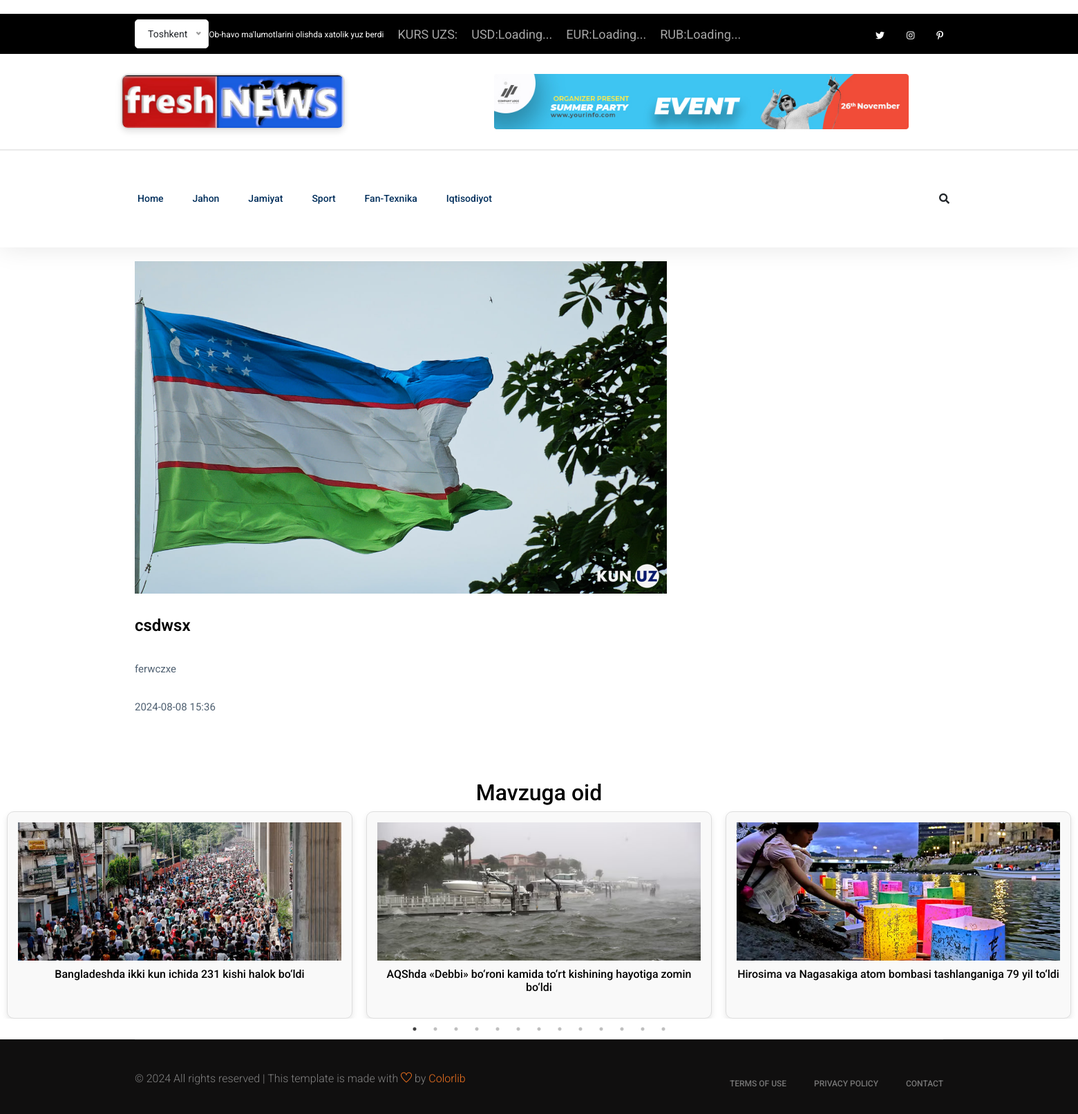
Screenshot of /detail/22 with the database file from the repository.
### app/models.py (models this page shows, shortened)
class Post(models.Model):
    title = models.CharField(max_length=200)
    content = models.TextField()
    created_at = models.DateTimeField(auto_now_add=True)
    category = models.ForeignKey(Category, on_delete=models.CASCADE)
    image = models.ImageField(upload_to='images/', blank=True, null=True)

### app/views.py (the view)
# urls.py: path('detail/<int:pk>',DetailView.as_view() , name='detail'),
class DetailView(View):
    def get(self, request, pk):
        post = get_object_or_404(Post, pk=pk)
        related_posts = Post.objects.filter(category=post.category_id).exclude(pk=pk)
        return render(request, 'details.html', {'post': post, 'related_posts': related_posts})

### templates/details.html (shortened to what this page needs)
{% extends "base.html" %}
{% block content %}
<link rel="stylesheet" type="text/css" href="https://cdn.jsdelivr.net/npm/slick-carousel@1.8.1/slick/slick.css"/>
<link rel="stylesheet" type="text/css" href="https://cdn.jsdelivr.net/npm/slick-carousel@1.8.1/slick/slick-theme.css"/>
 <main>
      <div class="about-area">
    <div class="container">
        <div class="row">
            <div class="col-lg-8">
                <div class="about-right mb-90">
                    <div class="about-img">
                        <img src="{{ post.image.url }}" alt="">
                    </div>
                    <div class="section-tittle mb-30 pt-30">
                        <h3>{{ post.title }}</h3>
                    </div>
                    <div class="about-prea">
                        <p class="about-pera1 mb-25">{{ post.content }}</p>
                         {% load tz %}
                                    <p class="{% if post.created_at > now|date:'Y-m-d H:i:s' %}small-time{% else %}normal-time{% endif %}">
                                        {% if post.created_at > now|date:'Y-m-d  H:i:s' %}
                                            {{ post.created_at|time:"H:i" }}
                                        {% else %}
                                            {{ post.created_at|date:"Y-m-d H:i" }}
                                        {% endif %}
                                    </p>
                    </div>
                </div>
            </div>
        </div>
    </div>
</div>
     <h2 style="text-align:center">Mavzuga oid</h2>
     <div class="related-posts-slider">
    {% for i in related_posts %}
        <div class="related-post">
            <img src="{{ i.image.url }}" alt="{{ i.title }}">
            <h4><a href="{% url 'detail' pk=i.pk %}">{{ i.title }}</a></h4>
        </div>
    {% endfor %}
</div>
 </main>
{% endblock %}

### templates/base.html (style rules this page uses)
body { font-family: Arial, sans-serif; margin: 0; padding: 0; background-color: #f4f4f4; }

### templates/details.html (style rules this page uses)
.related-post { text-align: center; margin: 0 10px; border: 1px solid #ddd; padding: 15px; border-radius: 10px; background-color: #f9f9f9; box-shadow: 0 4px 8px rgba(0, 0, 0, 0.1); width: 250px; height: 300px; display: inline-block; vertical-align: top; }
.related-post img { width: 100%; height: 200px; object-fit: cover; margin-bottom: 10px; }
.related-post h4 { font-size: 1rem; margin: 10px 0 5px; }

### rows the page displays
Post: image (picture), title "csdwsx", content "ferwczxe", created_at "2024-08-08 15:36"
Post: image (picture), title "Bangladeshda ikki kun ichida 231 kishi halok bo‘ldi"
Post: image (picture), title "AQShda «Debbi» bo‘roni kamida to‘rt kishining hayotiga zomin bo‘ldi"
Post: image (picture), title "Hirosima va Nagasakiga atom bombasi tashlanganiga 79 yil to‘ldi"
